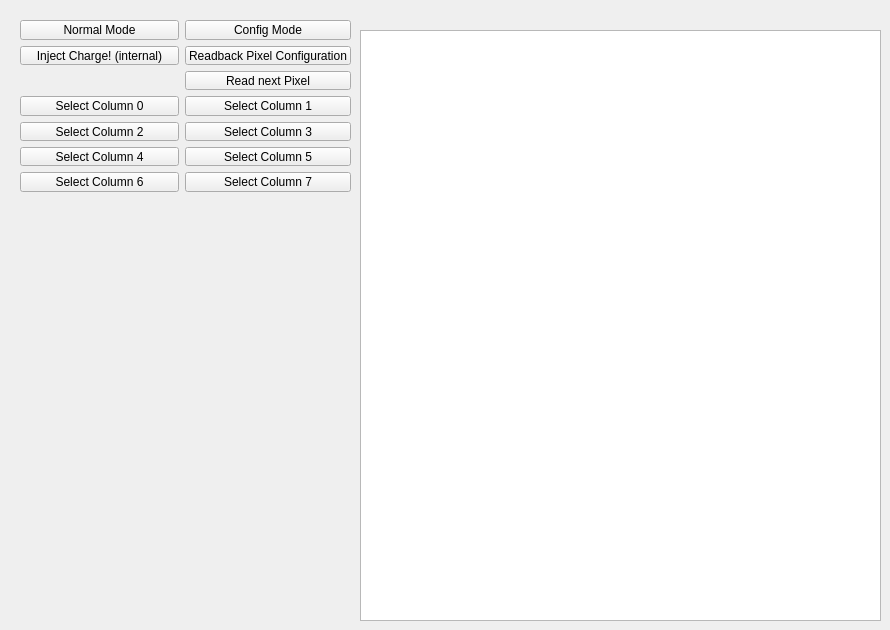
      <widget class="QWidget" name="tab_2">
       <attribute name="title">
        <string>Manual Commands</string>
       </attribute>
       <widget class="QWidget" name="gridLayoutWidget_3">
        <property name="geometry">
         <rect>
          <x>20</x>
          <y>20</y>
          <width>331</width>
          <height>172</height>
         </rect>
        </property>
        <layout class="QGridLayout" name="gridLayout_2">
         <item row="5" column="1">
          <widget class="QPushButton" name="pushButton_selectcolumn3">
           <property name="text">
            <string>Select Column 3</string>
           </property>
          </widget>
         </item>
         <item row="0" column="0">
          <widget class="QPushButton" name="pushButton_normalmode">
           <property name="text">
            <string>Normal Mode</string>
           </property>
          </widget>
         </item>
         <item row="0" column="1">
          <widget class="QPushButton" name="pushButton_configmode">
           <property name="text">
            <string>Config Mode</string>
           </property>
          </widget>
         </item>
         <item row="5" column="0">
          <widget class="QPushButton" name="pushButton_selectcolumn2">
           <property name="text">
            <string>Select Column 2</string>
           </property>
          </widget>
         </item>
         <item row="6" column="1">
          <widget class="QPushButton" name="pushButton_selectcolumn5">
           <property name="text">
            <string>Select Column 5</string>
           </property>
          </widget>
         </item>
         <item row="4" column="1">
          <widget class="QPushButton" name="pushButton_selectcolumn1">
           <property name="text">
            <string>Select Column 1</string>
           </property>
          </widget>
         </item>
         <item row="4" column="0">
          <widget class="QPushButton" name="pushButton_selectcolumn0">
           <property name="text">
            <string>Select Column 0</string>
           </property>
          </widget>
         </item>
         <item row="1" column="1">
          <widget class="QPushButton" name="pushButton_readbackpixelconfiguration">
           <property name="text">
            <string>Readback Pixel Configuration</string>
           </property>
          </widget>
         </item>
         <item row="6" column="0">
          <widget class="QPushButton" name="pushButton_selectcolumn4">
           <property name="text">
            <string>Select Column 4</string>
           </property>
          </widget>
         </item>
         <item row="1" column="0">
          <widget class="QPushButton" name="pushButton_injectchargeinternalunsync">
           <property name="text">
            <string>Inject Charge! (internal)</string>
           </property>
          </widget>
         </item>
         <item row="3" column="1">
          <widget class="QPushButton" name="pushButton_readnextpixel">
           <property name="text">
            <string>Read next Pixel</string>
           </property>
          </widget>
         </item>
         <item row="7" column="0">
          <widget class="QPushButton" name="pushButton_selectcolumn6">
           <property name="text">
            <string>Select Column 6</string>
           </property>
          </widget>
         </item>
         <item row="7" column="1">
          <widget class="QPushButton" name="pushButton_selectcolumn7">
           <property name="text">
            <string>Select Column 7</string>
           </property>
          </widget>
         </item>
        </layout>
       </widget>
       <widget class="QTextEdit" name="textEdit_readbackpixelconfiguration">
        <property name="geometry">
         <rect>
          <x>360</x>
          <y>30</y>
          <width>521</width>
          <height>591</height>
         </rect>
        </property>
       </widget>
      </widget>
